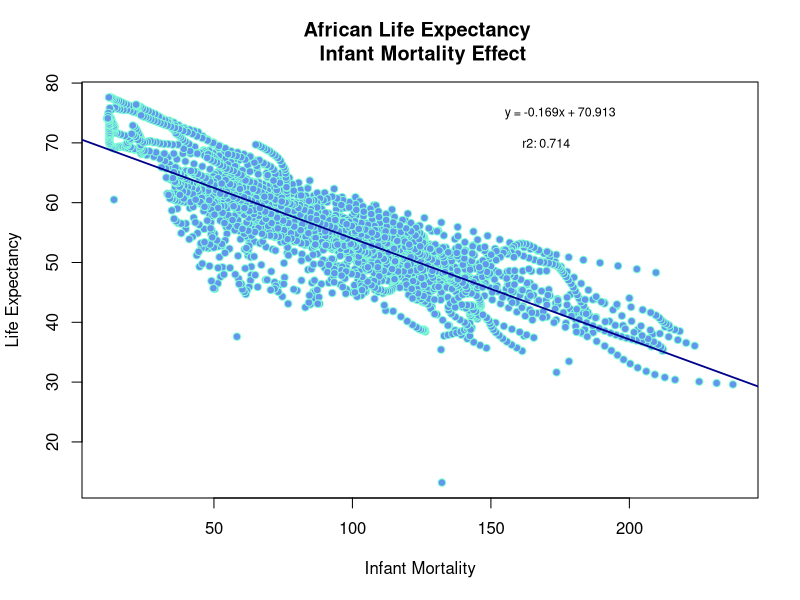
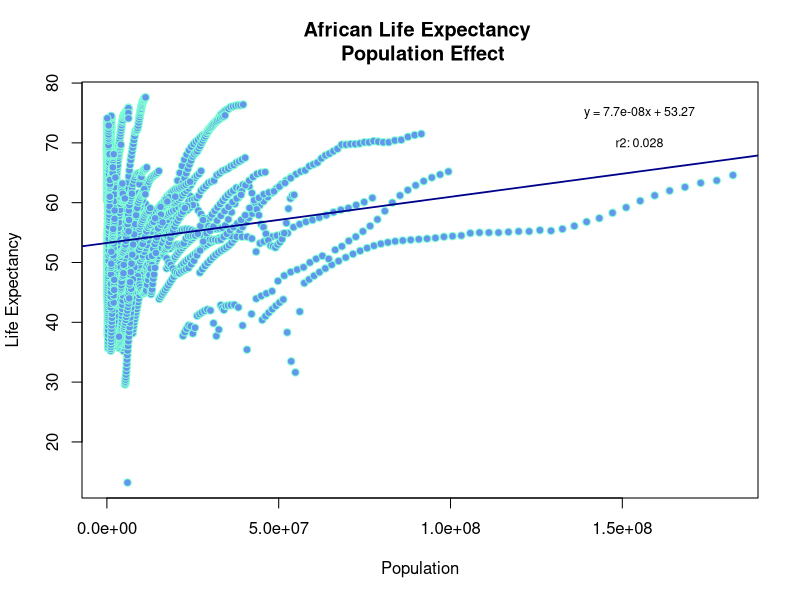
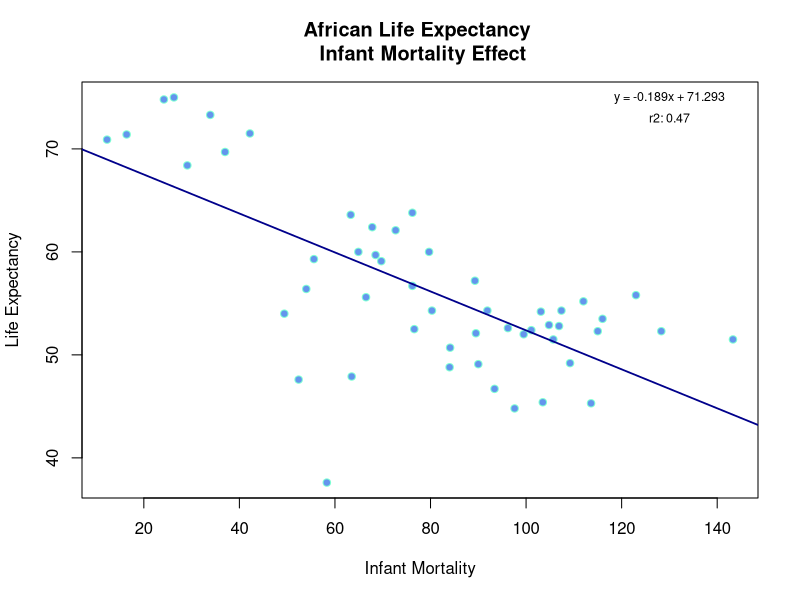
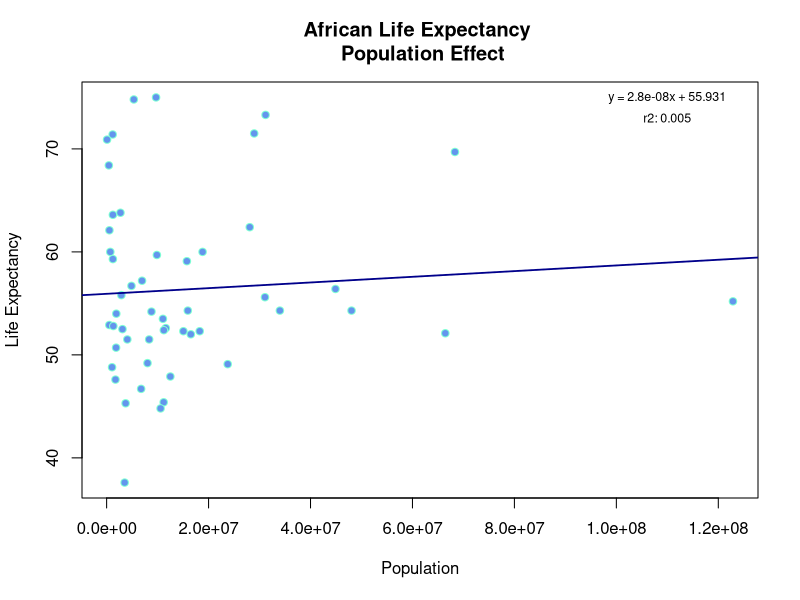

Source code (R) for these figures, in order: (Note: this script raises an error after producing the figures.)
## ---- chunk 1
update.packages('dslabs')
library(dslabs) # to import dataset
library(tidyverse) # data aggregation
library(dplyr) # data aggregation? 
data(gapminder)
## ---- chunk 2
help("gapminder")
## ---- chunk 3
str(gapminder)
## ---- chunk 4
summary(gapminder)
## ---- chunk 5
class(gapminder)
## ---- chunk 6
africadata = filter(gapminder, continent == 'Africa')
head(africadata)
## ---- chunk 7
str(africadata)
## ---- chunk 8
summary(africadata)
## ---- chunk 9
infant_survival_rate = africadata %>%
  select(infant_mortality, life_expectancy)
head(infant_survival_rate)
## ---- chunk 10
str(infant_survival_rate)
## ---- chunk 11
summary(infant_survival_rate)
## ---- chunk 12
african_mortality = africadata %>%
  select(population, life_expectancy)
head(african_mortality)
## ---- chunk 13
str(african_mortality)
## ---- chunk 14
summary(african_mortality)
## ---- chunk 15
regression = lm(infant_survival_rate$life_expectancy ~ infant_survival_rate$infant_mortality)
rsq <- function(x, y) summary(lm(infant_survival_rate$life_expectancy ~ infant_survival_rate$infant_mortality))$r.squared
r_square = round(rsq(obs, mod), 3)
# summary(regression)$coefficients - keep to sanity check
coeff = round(summary(regression)$coefficients[2],3)
y_int = round(summary(regression)$coefficients[1],3)
plot(
  infant_survival_rate$infant_mortality,
  infant_survival_rate$life_expectancy,
  main='African Life Expectancy \n Infant Mortality Effect',
  xlab='Infant Mortality',
  ylab='Life Expectancy',
   col='aquamarine', 
   bg='cornflowerblue', 
   pch = 21,
)
# rsq_str = expression(paste("r"^"2:"))
rsq_str = "r2: "
text(175, 75, paste0('y = ', coeff, 'x + ', y_int), cex=0.75)
text(170, 70, paste0(rsq_str, r_square), cex=0.75)
abline(
  lm(
    infant_survival_rate$life_expectancy ~ infant_survival_rate$infant_mortality),
  col='darkblue',
  lwd=1.75)
## ---- chunk 16
regression = lm(african_mortality$life_expectancy ~ african_mortality$population)
rsq <- function(x, y) summary(lm(african_mortality$life_expectancy ~ african_mortality$population))$r.squared
r_square = round(rsq(obs, mod), 3)
# summary(regression)$coefficients - keep to sanity check
coeff = round(summary(regression)$coefficients[2],9)
y_int = round(summary(regression)$coefficients[1],3)
plot(
  african_mortality$population,
  african_mortality$life_expectancy,
  main='African Life Expectancy \n Population Effect',
  xlab='Population',
  ylab='Life Expectancy',
  col='aquamarine', 
  bg='cornflowerblue', 
  pch = 21,
)
# rsq_str = expression(paste("r"^"2:"))
rsq_str = "r2: "
text(155000000, 75, paste0('y = ', coeff, 'x + ', y_int), cex=0.75)
text(155000000, 70, paste0(rsq_str, r_square), cex=0.75)
abline(
lm(
  african_mortality$life_expectancy ~ african_mortality$population),
col='darkblue',
lwd=1.75)
## ---- chunk 17
miss_inf_mort_rows = africadata %>%
  filter(is.na(infant_mortality))
head(miss_inf_mort_rows)
## ---- chunk 18
miss_inf_mort_yrs = miss_inf_mort_rows %>%
  group_by(year) %>%
  count(infant_mortality)
miss_inf_mort_yrs
## ---- chunk 19
africadata2000 = filter(africadata, year == 2000)
africadata2000
## ---- chunk 20
str(africadata2000)
## ---- chunk 21
summary(africadata2000)
## ---- chunk 22
african_mortality2000 = africadata2000 %>%
  select(population, life_expectancy)
head(african_mortality2000)
## ---- chunk 23
infant_survival_rate2000 = africadata2000 %>%
  select(infant_mortality, life_expectancy)
head(african_mortality2000)
## ---- chunk 24
regression = lm(infant_survival_rate2000$life_expectancy ~ infant_survival_rate2000$infant_mortality)
rsq <- function(x, y) summary(lm(infant_survival_rate2000$life_expectancy ~ infant_survival_rate2000$infant_mortality))$r.squared
r_square = round(rsq(obs, mod), 3)
# summary(regression)$coefficients - keep to sanity check
coeff = round(summary(regression)$coefficients[2],3)
y_int = round(summary(regression)$coefficients[1],3)
plot(
  infant_survival_rate2000$infant_mortality,
  infant_survival_rate2000$life_expectancy,
  main='African Life Expectancy \n Infant Mortality Effect',
  xlab='Infant Mortality',
  ylab='Life Expectancy',
   col='aquamarine', 
   bg='cornflowerblue', 
   pch = 21,
)
# rsq_str = expression(paste("r"^"2:"))
rsq_str = "r2: "
text(130, 75, paste0('y = ', coeff, 'x + ', y_int), cex=0.75)
text(130, 73, paste0(rsq_str, r_square), cex=0.75)
abline(
  lm(
    infant_survival_rate2000$life_expectancy ~ infant_survival_rate2000$infant_mortality),
  col='darkblue',
  lwd=1.75)
## ---- chunk 25
regression = lm(african_mortality2000$life_expectancy ~ african_mortality2000$population)
rsq <- function(x, y) summary(lm(african_mortality2000$life_expectancy ~ african_mortality2000$population))$r.squared
r_square = round(rsq(obs, mod), 3)
# summary(regression)$coefficients - keep to sanity check
coeff = round(summary(regression)$coefficients[2],9)
y_int = round(summary(regression)$coefficients[1],3)
plot(
  african_mortality2000$population,
  african_mortality2000$life_expectancy,
  main='African Life Expectancy \n Population Effect',
  xlab='Population',
  ylab='Life Expectancy',
  col='aquamarine', 
  bg='cornflowerblue', 
  pch = 21,
)
# rsq_str = expression(paste("r"^"2:"))
rsq_str = "r2: "
text(110000000, 75, paste0('y = ', coeff, 'x + ', y_int), cex=0.75)
text(110000000, 73, paste0(rsq_str, r_square), cex=0.75)
abline(
lm(
  african_mortality2000$life_expectancy ~ african_mortality2000$population),
col='darkblue',
lwd=1.75)
## ---- chunk 26
fit1 = lm(life_expectancy ~ log(infant_mortality), data=infant_survival_rate2000)
summary(fit3)
## ---- chunk 27
# Linear regression
fit1 = lm(life_expectancy ~ infant_mortality, data=infant_survival_rate2000)
summary(fit1)

# Polynomial regression of degree 2
fit2 = lm(life_expectancy ~ poly(infant_mortality, 2), data=infant_survival_rate2000)
summary(fit2)

# Plotting
plot(
  infant_survival_rate2000$infant_mortality,
  infant_survival_rate2000$life_expectancy,
  main='Infant Mortality vs Life Expectancy',
  xlab='Infant Mortality',
  ylab='Life Expectancy',
  col='aquamarine',
  pch=19
)

# Add linear regression line
abline(fit1, col='darkblue')

# Add polynomial regression line
new_data <- data.frame(infant_mortality = seq(min(infant_survival_rate2000$infant_mortality), max(infant_survival_rate2000$infant_mortality), length.out=100))
lines(new_data$infant_mortality, predict(fit2, new_data), col='cornflowerblue')

## ---- chunk 28
# Logarithmic regression
fit2 = lm(life_expectancy ~ log(population), data=african_mortality2000)
summary(fit4)
